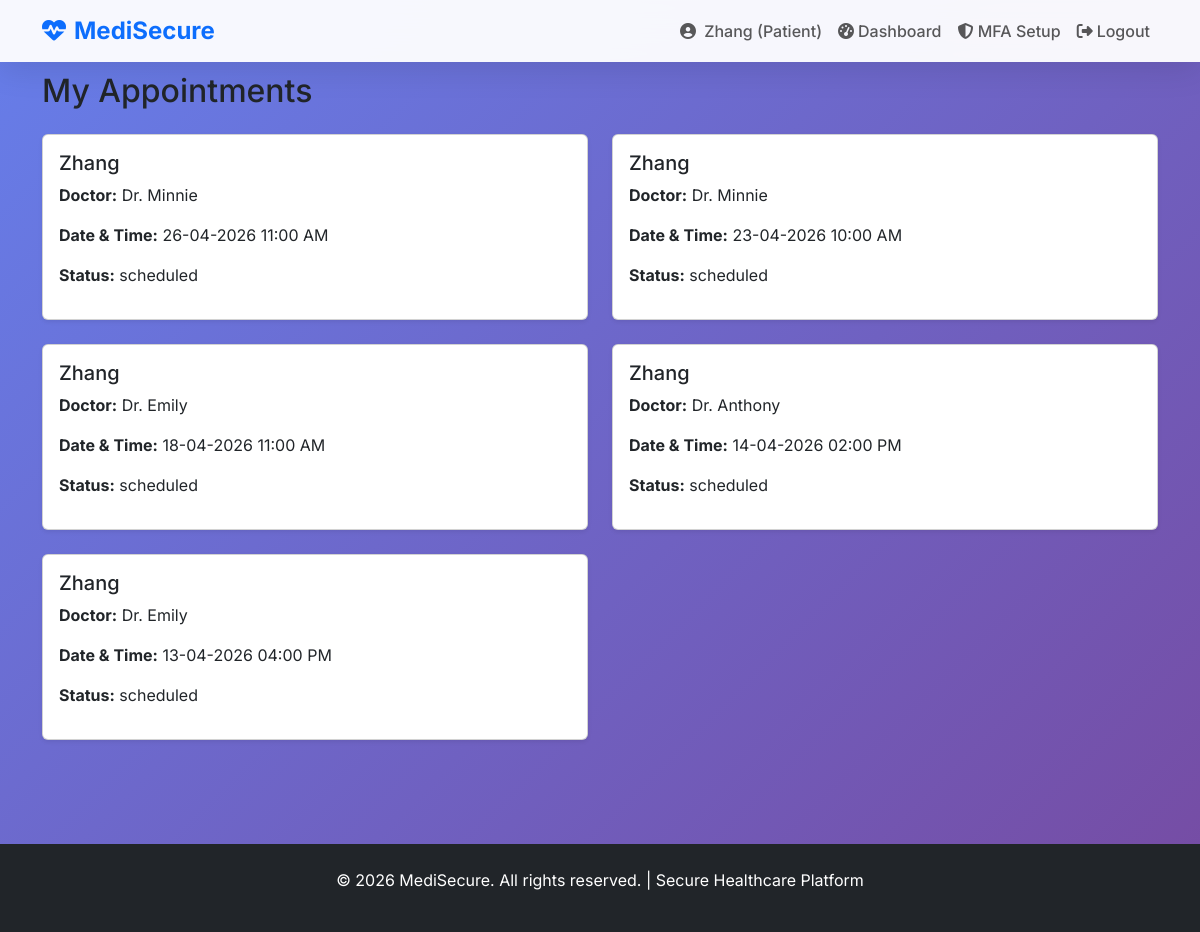
/patient/appointments (signed in), run on an earlier commit of the app's database.
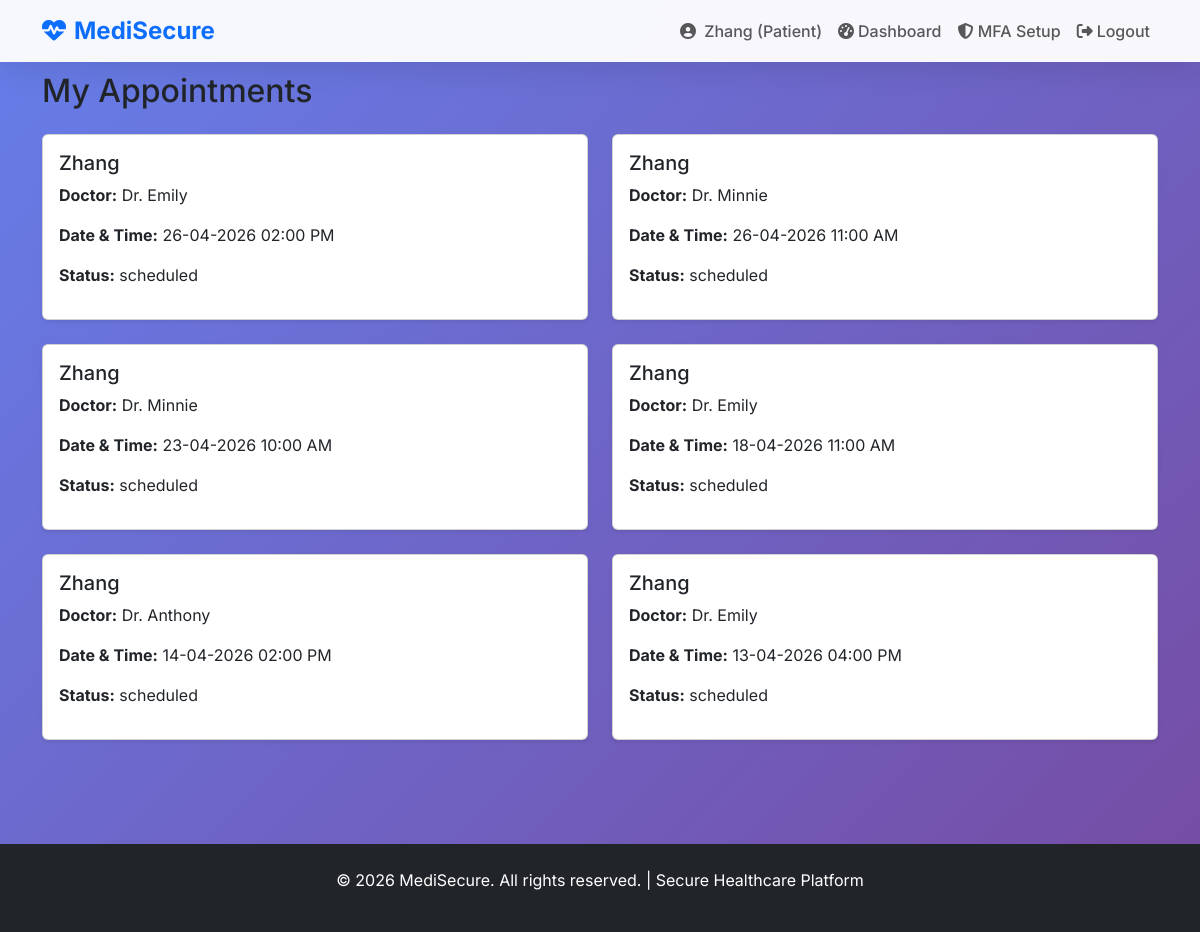
And on a later commit of the database.
### app.py (models this page shows, shortened)
class Appointment(db.Model):
    id = db.Column(db.Integer, primary_key=True)
    patient_name = db.Column(db.String(100), nullable=False)
    patient_email = db.Column(db.String(120), nullable=False)
    doctor_id = db.Column(db.Integer, db.ForeignKey('user.id'))
    doctor = db.relationship('User', backref='doctor_appointments')
    date_time = db.Column(db.DateTime, nullable=False)
    status = db.Column(db.String(20), default='scheduled')

class User(UserMixin, db.Model):
    id = db.Column(db.Integer, primary_key=True)
    full_name = db.Column(db.String(100), nullable=False)
    email = db.Column(db.String(120), unique=True, nullable=False)
    password_hash = db.Column(db.String(255), nullable=False)
    mfa_secret = db.Column(db.String(32), nullable=True)
    mfa_enabled = db.Column(db.Boolean, default=False)
    role = db.Column(db.String(20), default='patient')  # 'admin', 'doctor', 'patient'
    specialty = db.Column(db.String(50), nullable=True)

### app.py (the view)
@app.route('/patient/appointments')
@login_required
def patient_appointments():
    if current_user.role != 'patient':
        flash('Patient access only!', 'danger')
        return redirect(url_for('home'))
    appointments = Appointment.query.filter_by(
        patient_email=current_user.email
    ).order_by(Appointment.date_time.desc()).all()
    return render_template('patient_appointments.html', appointments=appointments)

### app.py (called while the page is built)
@login_manager.user_loader
@login_manager.user_loader
def load_user(user_id):
    return User.query.get(int(user_id))

### templates/patient_appointments.html (shortened to what this page needs)
{% extends "base.html" %}
{% block content %}
<div class="container mt-4">
    <h2 class="mb-4">My Appointments</h2>
    {% if appointments %}
        <div class="row">
            {% for appointment in appointments %}
            <div class="col-md-6 mb-4">
                <div class="card shadow-sm">
                    <div class="card-body">
                        <h5 class="card-title">{{ appointment.patient_name }}</h5>
                        <p><strong>Doctor:</strong> Dr. {{ appointment.doctor.full_name }}</p>
                        <p><strong>Date & Time:</strong> {{ appointment.date_time.strftime('%d-%m-%Y %I:%M %p') }}</p>
                        <p><strong>Status:</strong> {{ appointment.status }}</p>
                    </div>
                </div>
            </div>
            {% endfor %}
        </div>
    {% else %}
        <div class="alert alert-info">No appointments booked yet.</div>
    {% endif %}
</div>
{% endblock %}

What changed in the data, as far as the page shows it:
added Appointment: patient_name "Zhang", doctor.full_name "Emily", date_time "26-04-2026 02:00 PM", status "scheduled"
